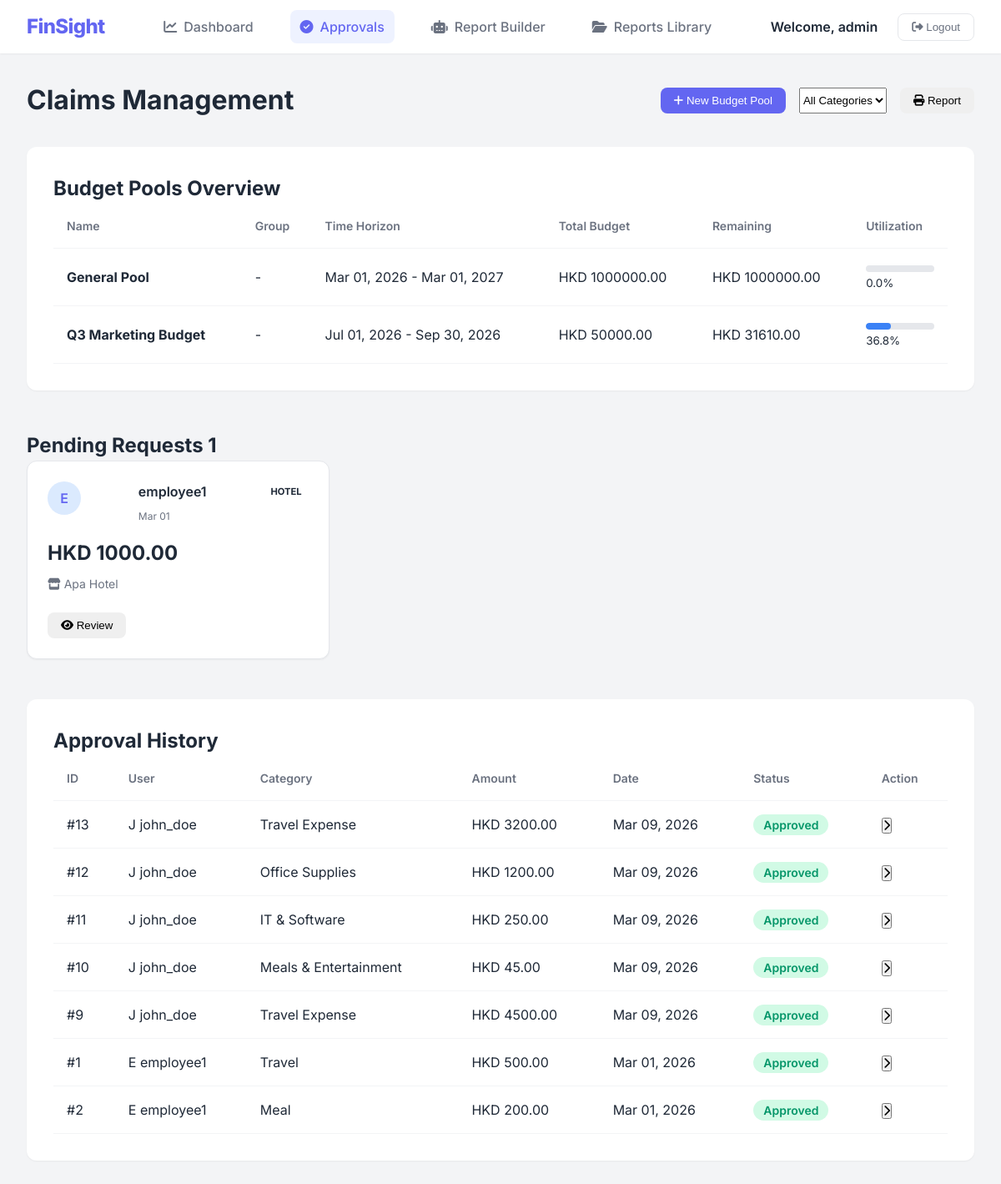
Screenshot of /portal/approval/ (signed in) with the database file from the repository.
### api/models.py (models this page shows, shortened)
class User(AbstractUser):
    ROLE_CHOICES = (
        ('employee', 'Employee'),
        ('admin', 'Admin'),
    )
    role = models.CharField(max_length=20, choices=ROLE_CHOICES, default='employee')
    company = models.ForeignKey(Company, on_delete=models.CASCADE, null=True, blank=True, related_name='users')

class BudgetPool(models.Model):
    company = models.ForeignKey(Company, on_delete=models.CASCADE, null=True, blank=True, related_name='budget_pools')
    name = models.CharField(max_length=255)
    group = models.CharField(max_length=255, null=True, blank=True)
    start_date = models.DateField()
    end_date = models.DateField()
    total_budget_hkd = models.DecimalField(max_digits=12, decimal_places=2)
    remaining_hkd = models.DecimalField(max_digits=12, decimal_places=2, default=0)
    created_at = models.DateTimeField(auto_now_add=True)
    @property
    def utilization_percentage(self):
        if self.total_budget_hkd > 0:
            spent = self.total_budget_hkd - self.remaining_hkd
            return round((spent / self.total_budget_hkd) * 100, 1)
        return 0

class Claim(models.Model):
    STATUS_CHOICES = (
        ('pending', 'Pending'),
        ('approved', 'Approved'),
        ('rejected', 'Rejected'),
        ('returned', 'Returned'),
    )
    user = models.ForeignKey(User, on_delete=models.CASCADE, related_name='claims')
    budget_pool = models.ForeignKey(BudgetPool, on_delete=models.SET_NULL, null=True, blank=True, related_name='active_claims')
    status = models.CharField(max_length=20, choices=STATUS_CHOICES, default='pending')
    amount_hkd = models.DecimalField(max_digits=12, decimal_places=2, null=True, blank=True)
    merchant = models.CharField(max_length=255, null=True, blank=True)
    date = models.DateField(null=True, blank=True)
    category = models.CharField(max_length=255, null=True, blank=True)
    note = models.TextField(null=True, blank=True)
    created_at = models.DateTimeField(auto_now_add=True)
    updated_at = models.DateTimeField(auto_now=True)

### portal/views.py (the view)
# urls.py: path('approval/', views.approval_view, name='approval'),
@login_required(login_url='login')
def approval_view(request):
    budget_pools = BudgetPool.objects.all()
    pending_claims = Claim.objects.filter(status='pending').order_by('-created_at')
    history_claims = Claim.objects.exclude(status='pending').order_by('-updated_at')[:10]
    context = {
        'budget_pools': budget_pools,
        'pending_claims': pending_claims,
        'history_claims': history_claims,
        'pending_count': pending_claims.count()
    }
    return render(request, 'approval.html', context)

### portal/templates/approval.html (shortened to what this page needs)
{% extends 'base.html' %}
{% load static %}
{% block extra_css %}
    <link rel="stylesheet" href="{% static 'portal/css/approval.css' %}">
{% endblock %}
{% block content %}
<div class="approval-header">
    <h1 class="page-title">Claims Management</h1>
    <div class="header-actions">
        <button class="btn btn-primary" onclick="openBudgetPoolModal()">
            <i class="fas fa-plus"></i> New Budget Pool
        </button>
        <select class="form-select filter-dropdown" onchange="filterClaims(this.value)">
            <option value="all">All Categories</option>
        </select>
        <button class="btn btn-outline" onclick="window.print()">
            <i class="fas fa-print"></i> Report
        </button>
    </div>
</div>
<section class="budget-pools-section card">
    <h2 class="section-heading">Budget Pools Overview</h2>
    <div class="table-responsive">
        <table class="history-table">
            <thead>
                <tr>
                    <th>Name</th>
                    <th>Group</th>
                    <th>Time Horizon</th>
                    <th>Total Budget</th>
                    <th>Remaining</th>
                    <th>Utilization</th>
                </tr>
            </thead>
            <tbody>
                {% for pool in budget_pools %}
                <tr>
                    <td><strong>{{ pool.name }}</strong></td>
                    <td>{{ pool.group|default:"-" }}</td>
                    <td>{{ pool.start_date|date:"M d, Y" }} - {{ pool.end_date|date:"M d, Y" }}</td>
                    <td>HKD {{ pool.total_budget_hkd }}</td>
                    <td>HKD {{ pool.remaining_hkd }}</td>
                    <td>
                        <div class="progress-bar-container">
                            <div class="progress-bar" style="width: {{ pool.utilization_percentage }}%;"></div>
                        </div>
                        <small>{{ pool.utilization_percentage }}%</small>
                    </td>
                </tr>
                {% empty %}
                <tr><td colspan="6" class="text-center">No budget pools created yet.</td></tr>
                {% endfor %}
            </tbody>
        </table>
    </div>
</section>
<section class="pending-section">
    <h2 class="section-heading">Pending Requests <span class="badge">{{ pending_count }}</span></h2>
    <div class="grid-container">
        {% for claim in pending_claims %}
        <div class="claim-card card" data-category="{{ claim.category }}">
            <div class="card-top">
                <div class="user-avatar">{{ claim.user.username|make_list|first|upper }}</div>
                <div class="claim-meta">
                    <h3>{{ claim.user.username }}</h3>
                    <span class="claim-date">{{ claim.created_at|date:"M d" }}</span>
                </div>
                <span class="category-tag {{ claim.category|lower }}">{{ claim.category }}</span>
            </div>
            <div class="card-mid">
                <p class="amount">HKD {{ claim.amount_hkd|floatformat:2 }}</p>
                <p class="merchant"><i class="fas fa-store"></i> {{ claim.merchant|default:"Unknown Merchant" }}</p>
            </div>
            <div class="card-actions">
                <button class="btn btn-outline" onclick="openClaimModal('{{ claim.id }}')">
                    <i class="fas fa-eye"></i> Review
                </button>
            </div>
        </div>
        {% empty %}
        <div class="empty-state">
            <i class="fas fa-check-circle"></i>
            <p>All caught up! No pending claims.</p>
        </div>
        {% endfor %}
    </div>
</section>
<section class="history-section card">
    <h2 class="section-heading">Approval History</h2>
    <div class="table-responsive">
        <table class="history-table">
            <thead>
                <tr>
                    <th>ID</th>
                    <th>User</th>
                    <th>Category</th>
                    <th>Amount</th>
                    <th>Date</th>
                    <th>Status</th>
                    <th>Action</th>
                </tr>
            </thead>
            <tbody>
                {% for claim in history_claims %}
                <tr>
                    <td>#{{ claim.id }}</td>
                    <td>
                        <div class="user-cell">
                            <span class="avatar-sm">{{ claim.user.username|make_list|first|upper }}</span>
                            {{ claim.user.username }}
                        </div>
                    </td>
                    <td>{{ claim.category }}</td>
                    <td>HKD {{ claim.amount_hkd }}</td>
                    <td>{{ claim.created_at|date:"M d, Y" }}</td>
                    <td>
                        <span class="status-badge status-{{ claim.status }}">
                            {{ claim.get_status_display }}
                        </span>
                    </td>
                    <td>
                        <button class="btn-icon"><i class="fas fa-chevron-right"></i></button>
                    </td>
                </tr>
                {% empty %}
                <tr><td colspan="7" class="text-center">No history found.</td></tr>
                {% endfor %}
            </tbody>
        </table>
    </div>
</section>
{% endblock %}

### portal/templates/base.html (shortened to what this page needs)
<!DOCTYPE html>
<html lang="en">
<head>
    <link rel="stylesheet" href="https://cdnjs.cloudflare.com/ajax/libs/font-awesome/6.4.0/css/all.min.css">
    {% load static %}
    <link rel="stylesheet" href="{% static 'portal/css/base.css' %}">
    {% block extra_css %}{% endblock %}
</head>
<body>
    <header class="header">
        <div class="logo">FinSight</div>
        <nav class="nav-links">
            <a href="{% url 'dashboard' %}" class="{% if request.resolver_match.url_name == 'dashboard' %}active{% endif %}">
                <i class="fas fa-chart-line"></i> Dashboard
            </a>
            <a href="{% url 'approval' %}" class="{% if request.resolver_match.url_name == 'approval' %}active{% endif %}">
                <i class="fas fa-check-circle"></i> Approvals
            </a>
            <a href="{% url 'chatbot' %}" class="{% if request.resolver_match.url_name == 'chatbot' %}active{% endif %}">
                <i class="fas fa-robot"></i> Report Builder
            </a>
            <a href="{% url 'reports' %}" class="{% if request.resolver_match.url_name == 'reports' %}active{% endif %}">
                <i class="fas fa-folder-open"></i> Reports Library
            </a>
        </nav>
        <div class="user-controls">
            <span class="user-name">Welcome, {{ user.username }}</span>
            <button class="logout-btn" onclick="location.href='{% url 'login' %}'">
                <i class="fas fa-sign-out-alt"></i> Logout
            </button>
        </div>
    </header>
    <div class="main-container">
        {% block content %}{% endblock %}
    </div>
</body>
</html>

### portal/static/portal/css/base.css (style rules this page uses)
:root { --primary-color: #6366f1; --primary-dark: #4f46e5; --secondary-color: #ec4899; --background-color: #f3f4f6; --card-bg: #ffffff; --text-primary: #1f2937; --text-secondary: #6b7280; --success-color: #10b981; --danger-color: #ef4444; --warning-color: #f59e0b; --shadow-sm: 0 1px 2px 0 rgba(0, 0, 0, 0.05); --shadow-md: 0 4px 6px -1px rgba(0, 0, 0, 0.1), 0 2px 4px -1px rgba(0, 0, 0, 0.06); --radius-md: 0.5rem; --radius-lg: 0.75rem; }
* { box-sizing: border-box; margin: 0; padding: 0; }
body { font-family: 'Inter', sans-serif; background-color: var(--background-color); color: var(--text-primary); line-height: 1.5; }
a { text-decoration: none; color: inherit; }
.header { background-color: var(--card-bg); padding: 0.75rem 2rem; display: flex; justify-content: space-between; align-items: center; box-shadow: var(--shadow-sm); position: sticky; top: 0; z-index: 50; }
.logo { font-size: 1.5rem; font-weight: 800; color: var(--primary-color); letter-spacing: -0.025em; }
.nav-links { display: flex; gap: 2rem; }
.nav-links a { color: var(--text-secondary); font-weight: 500; display: flex; align-items: center; gap: 0.5rem; padding: 0.5rem 0.75rem; border-radius: var(--radius-md); transition: all 0.2s; }
.nav-links a:hover, .nav-links a.active { color: var(--primary-color); background-color: #eef2ff; }
.user-controls { display: flex; align-items: center; gap: 1.5rem; }
.user-name { font-weight: 600; color: var(--text-primary); }
.logout-btn { background: none; border: 1px solid #e5e7eb; padding: 0.5rem 1rem; border-radius: var(--radius-md); cursor: pointer; font-weight: 500; color: var(--text-secondary); transition: all 0.2s; }
.main-container { max-width: 1400px; margin: 2rem auto; padding: 0 2rem; }
.card { background-color: var(--card-bg); border-radius: var(--radius-lg); box-shadow: var(--shadow-sm); padding: 1.5rem; }
.btn { padding: 0.5rem 1rem; border-radius: var(--radius-md); font-weight: 500; cursor: pointer; border: none; transition: background-color 0.2s; }
.btn-primary { background-color: var(--primary-color); color: white; }
.status-badge { padding: 0.25rem 0.75rem; border-radius: 9999px; font-size: 0.875rem; font-weight: 600; }
.status-approved { background-color: #d1fae5; color: #059669; }

### portal/static/portal/css/approval.css (style rules this page uses)
.approval-header { display: flex; justify-content: space-between; align-items: center; margin-bottom: 2rem; }
.header-actions { display: flex; gap: 1rem; }
.pending-section { margin-bottom: 3rem; }
.grid-container { display: grid; grid-template-columns: repeat(auto-fill, minmax(280px, 1fr)); gap: 1.5rem; }
.claim-card { padding: 1.5rem; display: flex; flex-direction: column; justify-content: space-between; min-height: 200px; border: 1px solid #e5e7eb; }
.card-top { display: flex; align-items: flex-start; justify-content: space-between; margin-bottom: 1rem; }
.user-avatar { width: 2.5rem; height: 2.5rem; border-radius: 50%; background-color: #dbeafe; color: var(--primary-color); display: flex; align-items: center; justify-content: center; font-weight: 600; }
.claim-meta h3 { font-size: 1rem; font-weight: 600; margin-bottom: 0.25rem; }
.claim-date { font-size: 0.75rem; color: var(--text-secondary); }
.category-tag { font-size: 0.7rem; padding: 0.25rem 0.5rem; border-radius: 4px; text-transform: uppercase; font-weight: 700; }
.card-mid { margin-bottom: 1.5rem; }
.amount { font-size: 1.5rem; font-weight: 700; color: var(--text-primary); }
.merchant { color: var(--text-secondary); font-size: 0.875rem; margin-top: 0.5rem; }
.history-section { padding: 2rem; }
.history-table { width: 100%; border-collapse: collapse; }
.history-table th, .history-table td { text-align: left; padding: 1rem; border-bottom: 1px solid #f3f4f6; }
.history-table th { font-weight: 600; color: var(--text-secondary); font-size: 0.875rem; }
.budget-pools-section { margin-bottom: 3rem; padding: 2rem; }
.progress-bar-container { width: 100%; background-color: #e5e7eb; border-radius: 9999px; height: 0.5rem; margin-top: 0.25rem; overflow: hidden; }
.progress-bar { background-color: #3b82f6; height: 100%; border-radius: 9999px; }

### rows the page displays
User: username "admin"
BudgetPool: name "General Pool", group "-", start_date "Mar 01, 2026", end_date "Mar 01, 2027", total_budget_hkd "1000000.00", remaining_hkd "1000000.00", utilization_percentage "0.0"
BudgetPool: name "Q3 Marketing Budget", group "-", start_date "Jul 01, 2026", end_date "Sep 30, 2026", total_budget_hkd "50000.00", remaining_hkd "31610.00", utilization_percentage "36.8"
Claim: user.username|make_list "E", user.username "employee1", created_at "Mar 01", category "HOTEL", amount_hkd "1000.00", merchant "Apa Hotel"
Claim: id "13", user.username|make_list "J", user.username "john_doe", category "Travel Expense", amount_hkd "3200.00", created_at "Mar 09, 2026", status "Approved"
Claim: id "12", user.username|make_list "J", user.username "john_doe", category "Office Supplies", amount_hkd "1200.00", created_at "Mar 09, 2026", status "Approved"
Claim: id "11", user.username|make_list "J", user.username "john_doe", category "IT & Software", amount_hkd "250.00", created_at "Mar 09, 2026", status "Approved"
Claim: id "10", user.username|make_list "J", user.username "john_doe", category "Meals & Entertainment", amount_hkd "45.00", created_at "Mar 09, 2026", status "Approved"
Claim: id "9", user.username|make_list "J", user.username "john_doe", category "Travel Expense", amount_hkd "4500.00", created_at "Mar 09, 2026", status "Approved"
Claim: id "1", user.username|make_list "E", user.username "employee1", category "Travel", amount_hkd "500.00", created_at "Mar 01, 2026", status "Approved"
Claim: id "2", user.username|make_list "E", user.username "employee1", category "Meal", amount_hkd "200.00", created_at "Mar 01, 2026", status "Approved"

### other values shown
{{ pending_count }} "1"
